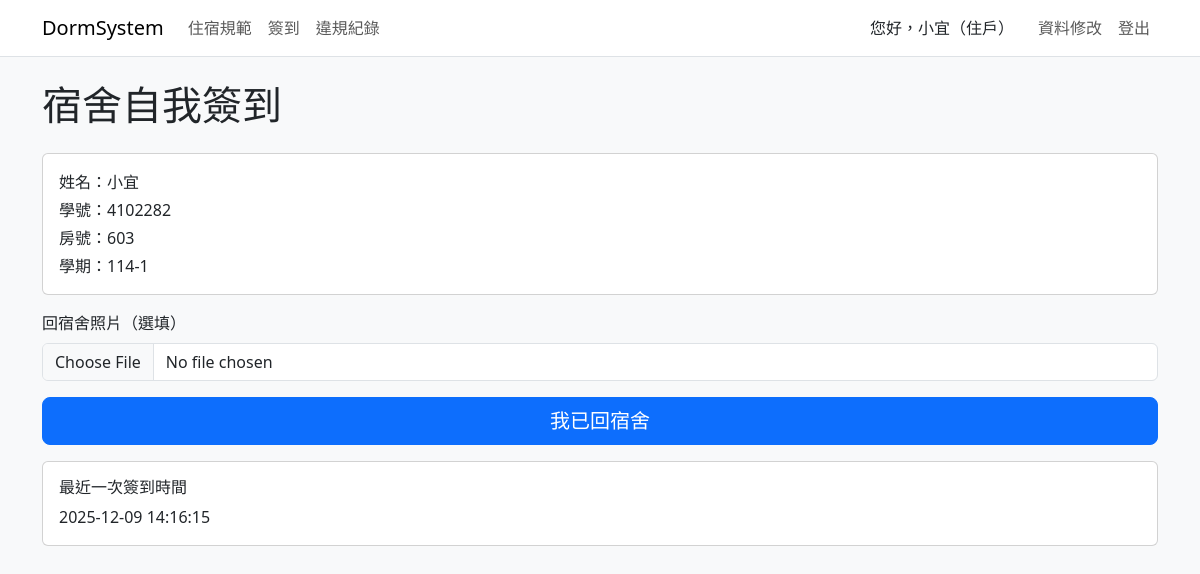
Page /checkin_self.php (signed in) on the committed database.
### tables this page shows
CREATE TABLE `household` (
  `id` int(10) UNSIGNED NOT NULL COMMENT '住宿流水號（主鍵）',
  `StID` varchar(20) NOT NULL COMMENT '學號（FK → users.account）',
  `semester` char(9) NOT NULL COMMENT '學期，如 114-1',
  `name` varchar(50) NOT NULL COMMENT '姓名（從 users 快取）',
  `gender` char(1) NOT NULL COMMENT '性別',
  `number` int(11) NOT NULL COMMENT '房號',
  `stphone` varchar(20) DEFAULT NULL COMMENT '學生電話',
  `Contact` varchar(50) DEFAULT NULL COMMENT '緊急聯絡人',
  `relation` varchar(10) DEFAULT NULL COMMENT '關係',
  `rephone` varchar(20) DEFAULT NULL COMMENT '緊急電話',
  `check_in_at` datetime NOT NULL DEFAULT current_timestamp() COMMENT '入住時間',
  `check_out_at` datetime DEFAULT NULL COMMENT '退宿時間（NULL 表示尚未退宿）'
);

CREATE TABLE `sign_in` (
  `id` int(10) UNSIGNED NOT NULL COMMENT '簽到紀錄編號',
  `household_id` int(10) UNSIGNED NOT NULL COMMENT 'FK → household.id',
  `StID` varchar(20) NOT NULL COMMENT '學號',
  `time` datetime NOT NULL DEFAULT current_timestamp() COMMENT '簽到時間',
  `method` enum('舍監登記','住戶登記') NOT NULL COMMENT '簽到方式',
  `photo` varchar(255) DEFAULT NULL COMMENT '簽到照片'
);

### includes/auth.php (called while the page is built, shortened)
<?php
require_once __DIR__ . '/functions.php';
function current_user(): ?array {
    return $_SESSION['user'] ?? null;
}
function user_identity(): ?string {
    $u = current_user();
    return $u['identity'] ?? null;
}
function role_text(?string $id): string {
    $map = [
        '管理員' => '管理員',
        '舍監'   => '舍監',
        '住戶'   => '住戶',
    ];
    return $map[$id] ?? $id;
}

### includes/functions.php (called while the page is built, shortened)
<?php
function h(string $s): string {
    return htmlspecialchars($s, ENT_QUOTES, 'UTF-8');
}

### checkin_self.php (the view, shortened to what this page needs)
<?php
require_once "includes/auth.php";
require_once "includes/db.php";
$StID = $_SESSION['account'] ?? ($_SESSION['user']['account'] ?? null);
$last_checkin_time = null;
$sql = "SELECT * FROM household
        WHERE StID = ?
          AND (check_out_at IS NULL OR check_out_at = '0000-00-00 00:00:00')
        ORDER BY id DESC
        LIMIT 1";
$stmt = $conn->prepare($sql);
$stmt->bind_param("s", $StID);
$stmt->execute();
$household = $stmt->get_result()->fetch_assoc();
if ($household) {
    $sql = "SELECT time FROM sign_in
            WHERE household_id = ?
            ORDER BY time DESC
            LIMIT 1";
    $stmt = $conn->prepare($sql);
    $stmt->bind_param("i", $household['id']);
    $stmt->execute();
    $row = $stmt->get_result()->fetch_assoc();
    if ($row) {
        $last_checkin_time = $row['time'];
    }
}
?>
<!DOCTYPE html>
<html lang="zh-Hant">
<head>
<link href="https://cdn.jsdelivr.net/npm/bootstrap@5.3.3/dist/css/bootstrap.min.css" rel="stylesheet">
</head>
<body class="bg-light">
<?php include "includes/navbar.php"; ?>
<div class="container py-4">
    <h1 class="mb-4">宿舍自我簽到</h1>
    <?php if ($household): ?>
        <div class="card mb-3">
            <div class="card-body">
                <p class="mb-1">姓名：<?= htmlspecialchars($household['name']) ?></p>
                <p class="mb-1">學號：<?= htmlspecialchars($household['StID']) ?></p>
                <p class="mb-1">房號：<?= htmlspecialchars($household['number']) ?></p>
                <p class="mb-0">學期：<?= htmlspecialchars($household['semester']) ?></p>
            </div>
        </div>
        <form method="post" enctype="multipart/form-data" class="mb-3">
            <div class="mb-3">
                <label class="form-label">回宿舍照片（選填）</label>
                <input type="file" name="photo" class="form-control">
            </div>
            <button type="submit" class="btn btn-primary btn-lg w-100">
                我已回宿舍
            </button>
        </form>
    <?php endif; ?>
    <div class="card">
        <div class="card-body">
            <h6 class="card-title">最近一次簽到時間</h6>
            <p class="mb-0">
                <?= $last_checkin_time ? htmlspecialchars($last_checkin_time) : "尚未有簽到紀錄" ?>
            </p>
        </div>
    </div>
</div>
</body>
</html>

### includes/navbar.php (shortened to what this page needs)
<?php
require_once __DIR__ . '/auth.php';
require_once __DIR__ . '/functions.php';
$me       = current_user();
$identity = user_identity();
$roleText = role_text($identity);
$role = user_identity();
?>
<header class="site-header">
    <nav class="navbar navbar-expand-lg navbar-light bg-white border-bottom site-nav">
        <div class="container">
            <a class="navbar-brand nav-brand-text" href="<?= BASE_URL ?>/index.php">
                DormSystem
            </a>
            <div class="collapse navbar-collapse" id="mainNav">
                <ul class="navbar-nav me-auto">
                    <li class="nav-item">
                        <a class="nav-link" href="<?= BASE_URL ?>/rules.php">住宿規範</a>
                    </li>
                    <li class="nav-item">
                        <?php if (in_array($role, ['管理員', '舍監'], true)): ?>
                            <a class="nav-link" href="checkin_create.php">簽到</a>
                        <?php else: ?>
                            <a class="nav-link" href="checkin_self.php">簽到</a>
                        <?php endif; ?>
                    </li>
                    <li class="nav-item">
                        <a class="nav-link" href="<?= BASE_URL ?>/violation/violation.php">違規紀錄</a>
                    </li>
                </ul>
                <ul class="navbar-nav d-flex align-items-center">
                    <?php if ($me): ?>
                        <li class="nav-item d-flex align-items-center">
                            <span class="navbar-text text-dark me-3">
                                您好，<?= h($me['name']) ?>（<?= h($roleText) ?>）
                            </span>
                        </li>
                        <li class="nav-item">
                            <a class="nav-link" href="<?= BASE_URL ?>/profile.php">資料修改</a>
                        </li>
                        <li class="nav-item">
                            <a class="nav-link" href="<?= BASE_URL ?>/logout.php">登出</a>
                        </li>
                    <?php else: ?>
                        <li class="nav-item">
                            <a class="btn btn-main" href="<?= BASE_URL ?>/login.php">登入系統</a>
                        </li>
                    <?php endif; ?>
                </ul>
            </div>
        </div>
    </nav>
</header>

### rows in the picture
household: name "小宜", StID "4102282", number "603", semester "114-1"
sign_in: time "2025-12-09 14:16:15"

### other values in the picture
$roleText "住戶"
